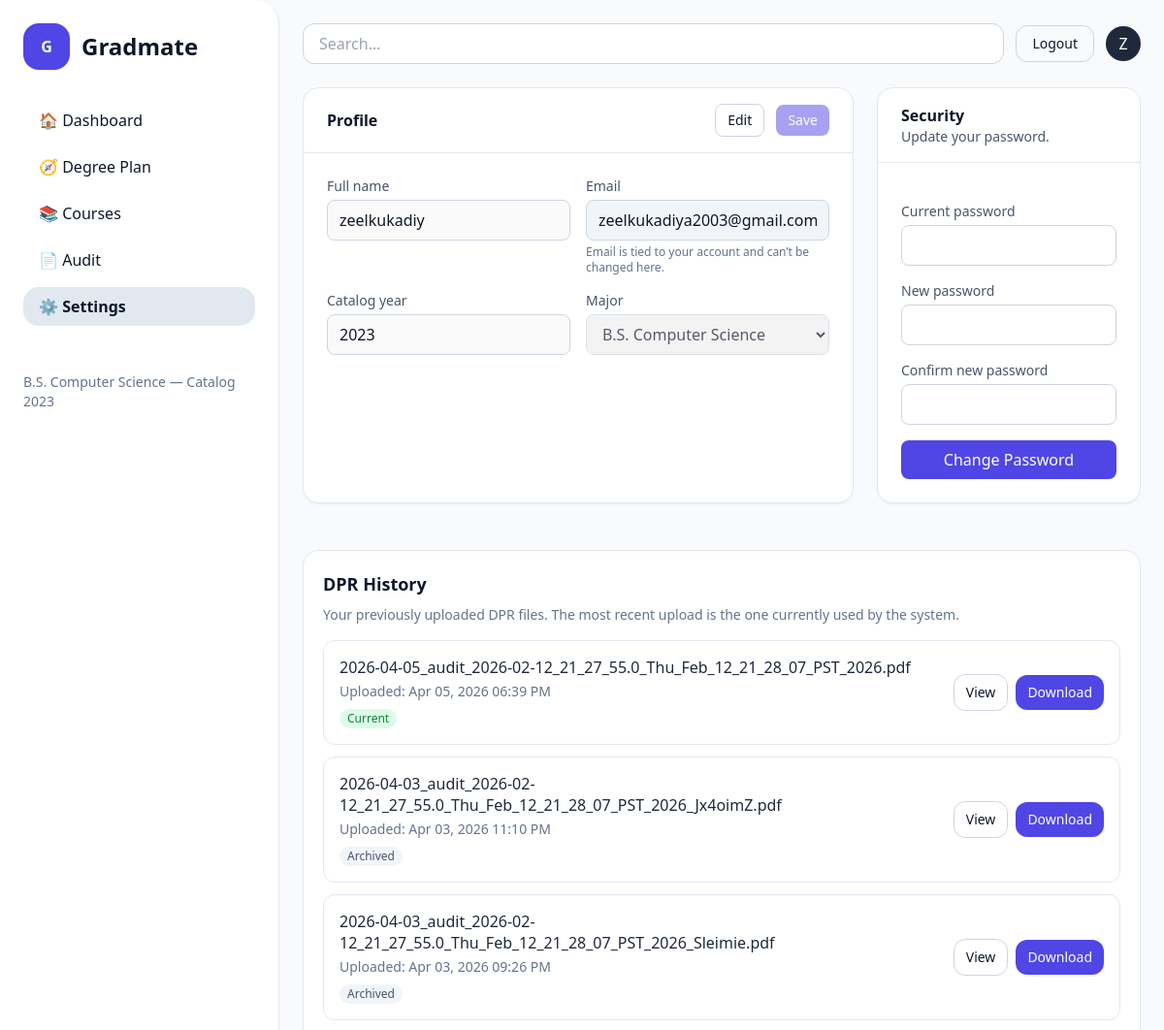
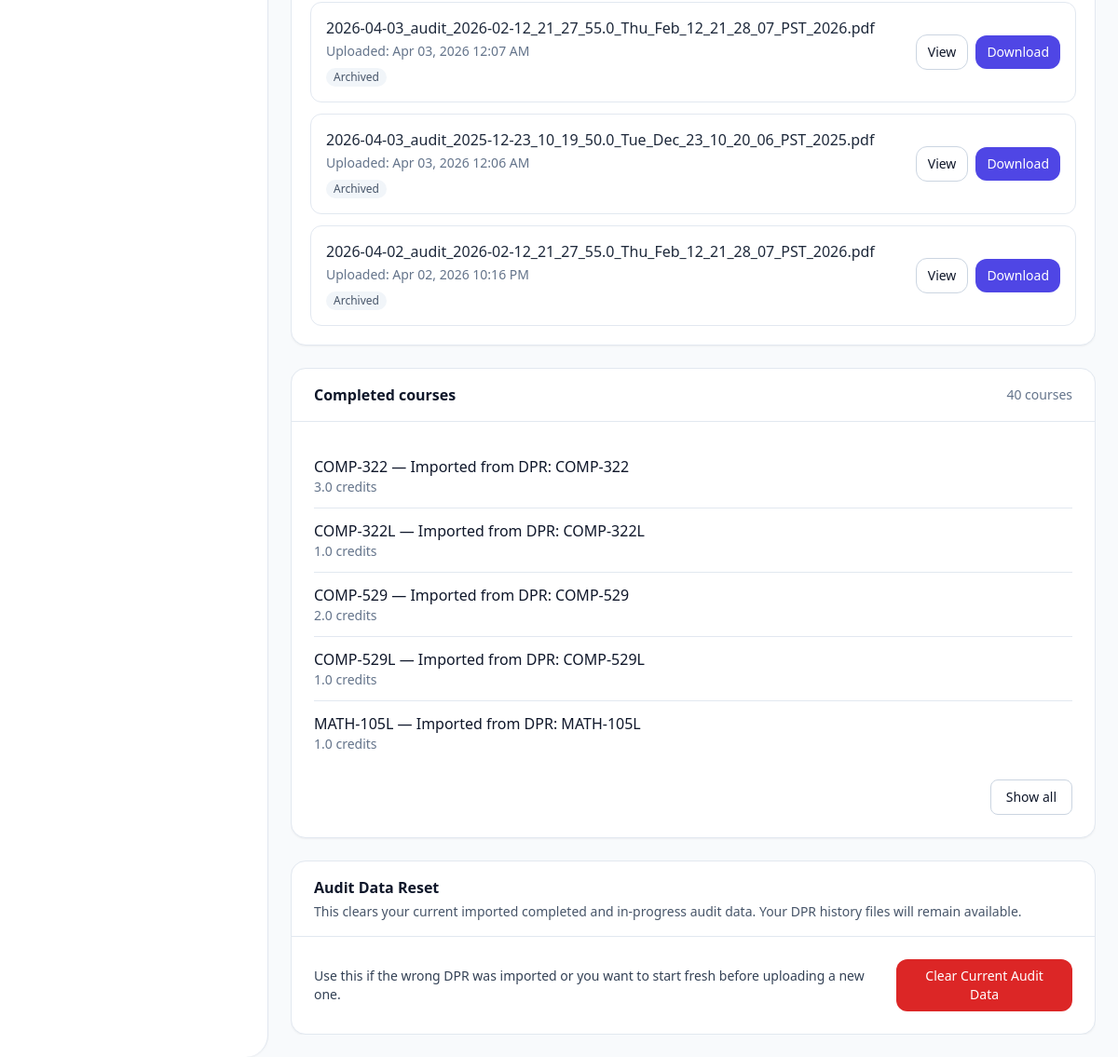
Page /settings/ (signed in) on the earlier database version (2 pictures, top to bottom).
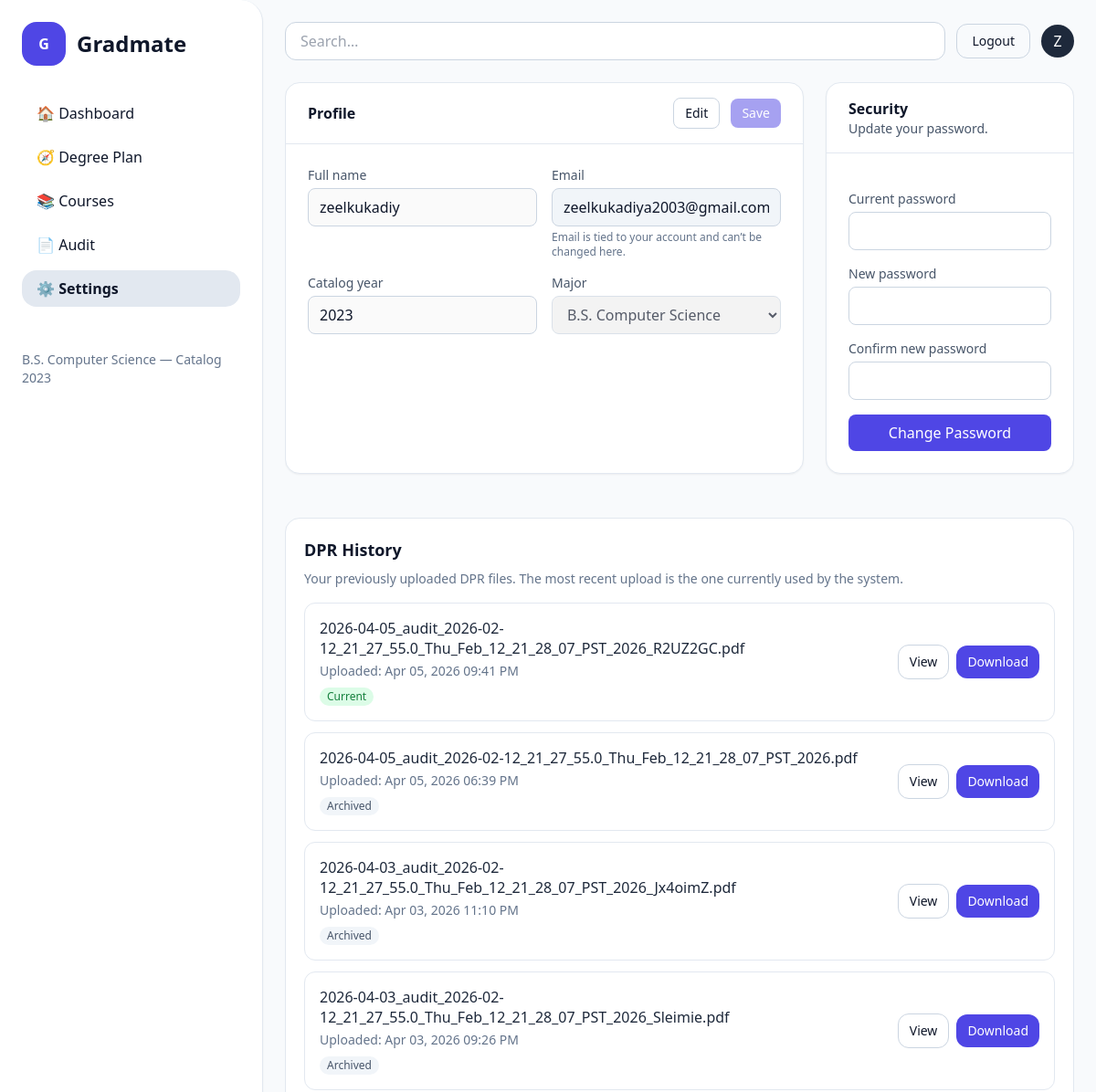
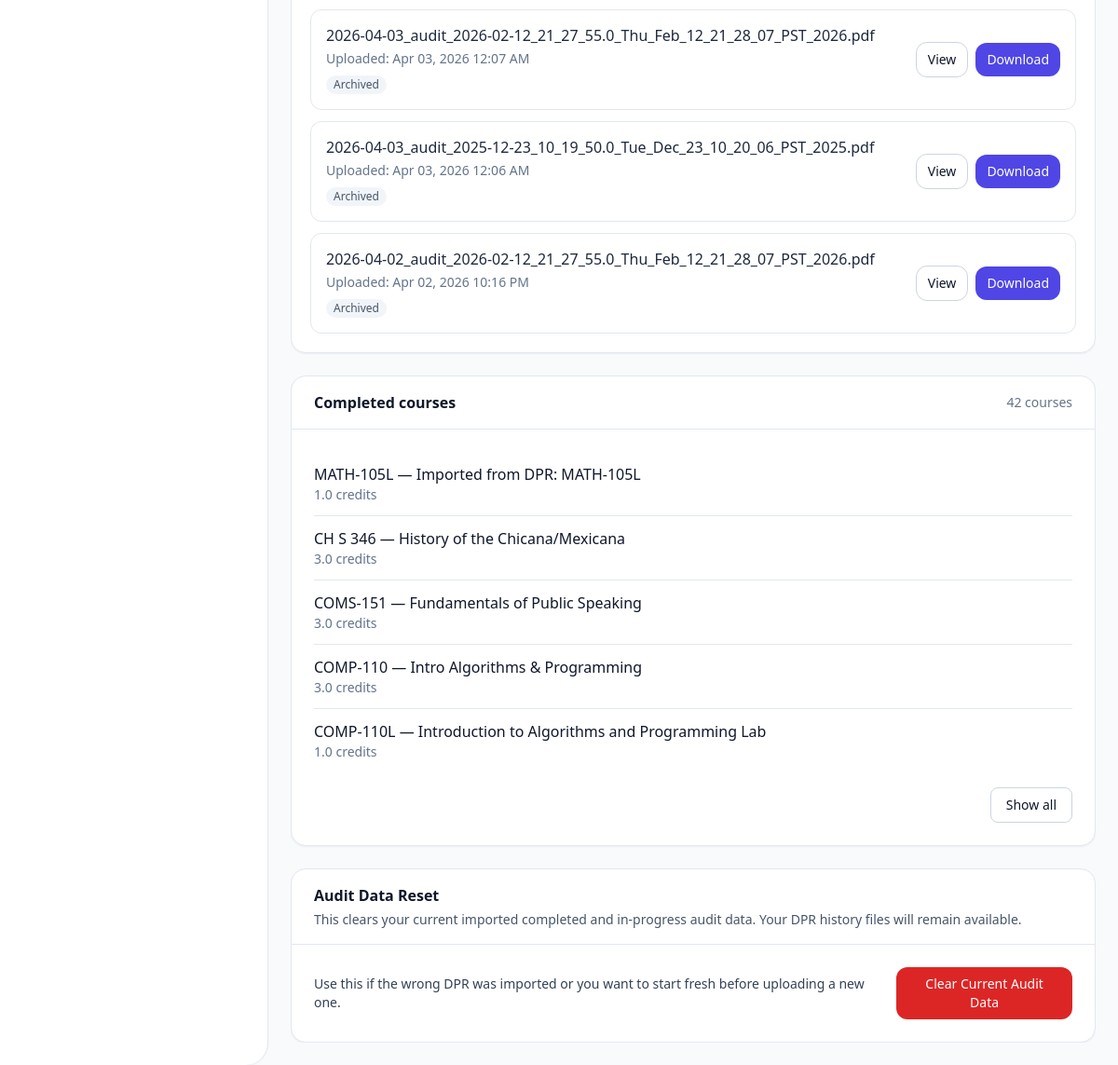
Same page on the later database version (2 pictures, top to bottom).
### users/models.py (models this page shows, shortened)
class DPRUpload(models.Model):
    user = models.ForeignKey(
        settings.AUTH_USER_MODEL,
        on_delete=models.CASCADE,
        related_name="dpr_uploads",
    )
    file = models.FileField(
        upload_to=dpr_upload_path,
        validators=[FileExtensionValidator(["pdf"])],
    )
    uploaded_at = models.DateTimeField(auto_now_add=True)

class CompletedClass(models.Model):
    profile = models.ForeignKey(
        StudentProfile, on_delete=models.CASCADE, related_name="completed_classes"
    )
    course = models.ForeignKey(
        Course, on_delete=models.CASCADE, related_name="completions"
    )
    term = models.CharField(max_length=12, blank=True)
    class Meta:
        unique_together = (("profile", "course"),)

class Course(models.Model):
    program = models.CharField(max_length=32, choices=StudentProfile.PROGRAM_CHOICES)
    catalog_year = models.PositiveSmallIntegerField(
        validators=[MinValueValidator(2000), MaxValueValidator(2100)]
    )
    tags = models.ManyToManyField(
        Tag,
        blank=True,
        related_name="courses",
        help_text="Optional labels like LAB, SUPPORT, GE-QR, etc.",
    )
    code = models.CharField(max_length=16)
    title = models.CharField(max_length=128)
    credits = models.DecimalField(max_digits=4, decimal_places=1, default=3.0)
    subject = models.CharField(max_length=32, blank=True, default="")
    level = models.CharField(max_length=50, null=True, blank=True)
    section = models.CharField(max_length=16, blank=True, default="")
    description = models.TextField(blank=True, default="")
    prerequisites = models.ManyToManyField(
        "self",
        symmetrical=False,
        blank=True,
        related_name="as_prerequisite_for",
    )
    corequisites = models.ManyToManyField(
        "self",
        symmetrical=False,
        blank=True,
        related_name="as_corequisite_for",
    )
    offered_in = models.ManyToManyField(Term, related_name="offerings", blank=True)
    PREREQ_MODES = (
        ("ALL", "All listed are required"),
        ("ANY", "Any one is sufficient"),
    )
    prereq_mode = models.CharField(max_length=3, choices=PREREQ_MODES, default="ALL")
    class Meta:
        unique_together = (("program", "catalog_year", "code"),)
        ordering = ["program", "catalog_year", "code"]

### users/views.py (the view, shortened to what this page needs)
# urls.py: path("settings/", users_views.settings_page, name="settings"),
@profile_required
def settings_page(request):
    profile = request.profile
    submit_kind = request.POST.get("form", "")
    profile_form = ProfileSettingsForm(
        request.user, profile,
        data=(request.POST if submit_kind == "profile" else None)
    )
    pwd_form = PasswordChangeForm(
        request.user,
        data=(request.POST if submit_kind == "password" else None)
    )
    completed_courses = (
        CompletedClass.objects
        .filter(profile=profile)
        .select_related("course")
        .order_by("course__subject", "course__code")
    )
    dpr_history = (
        DPRUpload.objects
        .filter(user=request.user)
        .order_by("-uploaded_at")
    )
    for dpr in dpr_history:
        dpr.display_name = os.path.basename(dpr.file.name or "")
    return render(request, "settings.html", {
        "profile_form": profile_form,
        "pwd_form": pwd_form,
        "profile": profile,
        "completed_courses": completed_courses,
        "dpr_history": dpr_history,
    })

### users/forms.py (shortened to what this page needs)
class ProfileSettingsForm(forms.Form):
    full_name = forms.CharField(label="Full name", max_length=150)
    email = forms.EmailField(label="Email", disabled=True, required=False)
    catalog_year = forms.IntegerField(label="Catalog year", min_value=2000, max_value=2100)
    program = forms.ChoiceField(label="Major", choices=StudentProfile.PROGRAM_CHOICES)
    def __init__(self, user, profile, *args, **kwargs):
        super().__init__(*args, **kwargs)
        full = (user.get_full_name() or "").strip()
        self.fields["full_name"].initial = full if full else (user.username or "")
        self.fields["email"].initial = user.email
        self.fields["email"].disabled = True
        self.fields["catalog_year"].initial = profile.catalog_year
        self.fields["program"].initial = profile.program

### templates/settings.html (shortened to what the changed rows need)
{% extends "base.html" %}
{% block content %}
  <div class="overflow-y-auto" style="max-height: calc(100vh - 96px);">
    <div class="grid grid-cols-1 lg:grid-cols-3 gap-6">
      <section class="lg:col-span-2 bg-white rounded-2xl shadow-sm border border-slate-200">
        <div class="border-b border-slate-200 px-6 py-4 flex items-center justify-between">
          <h2 class="font-semibold">Profile</h2>
        </div>
      </section>
      <section class="bg-white rounded-2xl shadow-sm border border-slate-200">
        <div class="border-b border-slate-200 px-6 py-4">
          <h2 class="font-semibold">Security</h2>
        </div>
      </section>
      <section class="lg:col-span-3 bg-white rounded-2xl shadow-sm border border-slate-200 p-5 mt-6 w-full">
        <h2 class="text-lg font-semibold mb-2">DPR History</h2>
        {% if dpr_history %}
          <div class="space-y-3">
        {% for dpr in dpr_history %}
          <div class="w-full border border-slate-200 rounded-xl p-4">
            <div class="flex flex-col lg:flex-row lg:items-center lg:justify-between gap-4">
          <div class="min-w-0 flex-1">
            <div class="font-medium text-slate-800 break-words leading-snug">
              {{ dpr.display_name }}
            </div>
            <div class="text-sm text-slate-500 mt-1">
              Uploaded: {{ dpr.uploaded_at|date:"M d, Y h:i A" }}
            </div>
            {% if forloop.first %}
              <div class="mt-2 inline-flex items-center rounded-full bg-green-100 text-green-700 px-2 py-0.5 text-xs font-medium">
            Current
              </div>
            {% else %}
              <div class="mt-2 inline-flex items-center rounded-full bg-slate-100 text-slate-600 px-2 py-0.5 text-xs font-medium">
            Archived
              </div>
            {% endif %}
          </div>
          <div class="flex flex-wrap items-center gap-2 shrink-0">
            <a href="{{ dpr.file.url }}" target="_blank"
               class="inline-flex items-center rounded-xl border border-slate-300 px-3 py-2 text-sm hover:bg-slate-50">
              View
            </a>
            <a href="{{ dpr.file.url }}" download
               class="inline-flex items-center rounded-xl bg-indigo-600 px-3 py-2 text-sm text-white hover:bg-indigo-700">
              Download
            </a>
          </div>
            </div>
          </div>
        {% endfor %}
          </div>
        {% else %}
          <p class="text-sm text-slate-500">No DPR uploads yet.</p>
        {% endif %}
      </section>
      <section class="lg:col-span-3 bg-white rounded-2xl shadow-sm border border-slate-200">
        <div class="border-b border-slate-200 px-6 py-4 flex items-center justify-between">
          <h2 class="font-semibold">Completed courses</h2>
          {% if completed_courses %}
        <span class="text-sm text-slate-500">
          {{ completed_courses|length }} course{{ completed_courses|length|pluralize }}
        </span>
          {% endif %}
        </div>
        <div class="p-6">
          {% if completed_courses %}
        <ul id="completedCoursesList" class="divide-y divide-slate-200">
          {% for cc in completed_courses %}
            <li class="py-3 {% if forloop.counter > 5 %}hidden extra-course{% endif %}">
          <p class="font-medium">
            {{ cc.course.code }} — {{ cc.course.title }}
          </p>
          <p class="text-sm text-slate-500">
            {% if cc.course.credits %}
              {{ cc.course.credits }} credits
            {% endif %}
          </p>
            </li>
          {% endfor %}
        </ul>
          {% else %}
        <p class="text-sm text-slate-500">
          You haven't marked any courses as completed yet.
        </p>
          {% endif %}
        </div>
      </section>
      <section class="lg:col-span-3 bg-white rounded-2xl shadow-sm border border-slate-200">
        <div class="border-b border-slate-200 px-6 py-4">
          <h2 class="font-semibold text-slate-900">Audit Data Reset</h2>
        </div>
      </section>
    </div>
  </div>
{% endblock %}

Differences in the rows shown:
removed CompletedClass: course.code "COMP-322", course "Imported from DPR: COMP-322", course.credits "3.0"
removed CompletedClass: course.code "COMP-322L", course "Imported from DPR: COMP-322L", course.credits "1.0"
removed CompletedClass: course.code "COMP-529", course "Imported from DPR: COMP-529", course.credits "2.0"
removed CompletedClass: course.code "COMP-529L", course "Imported from DPR: COMP-529L", course.credits "1.0"
added DPRUpload: display_name "2026-04-05_audit_2026-02-12_21_27_55.0_Thu_Feb_12_21_28_07_PST_2026_R2UZ2GC.pdf", uploaded_at "Apr 05, 2026 09:41 PM", shows "Current"
computed for DPRUpload "2026-04-05_audit_2026-02-12_21_27_55.0_Thu_Feb_12_21_28_07_PST_2026.pdf": text "Current" → "Archived"
added CompletedClass: course.code "CH S 346", course "History of the Chicana/Mexicana", course.credits "3.0"
added CompletedClass: course.code "COMS-151", course "Fundamentals of Public Speaking", course.credits "3.0"
added CompletedClass: course.code "COMP-110", course "Intro Algorithms & Programming", course.credits "3.0"
added CompletedClass: course.code "COMP-110L", course "Introduction to Algorithms and Programming Lab", course.credits "1.0"
Other differences:
{{ completed_courses|length }}: "40" → "42"
